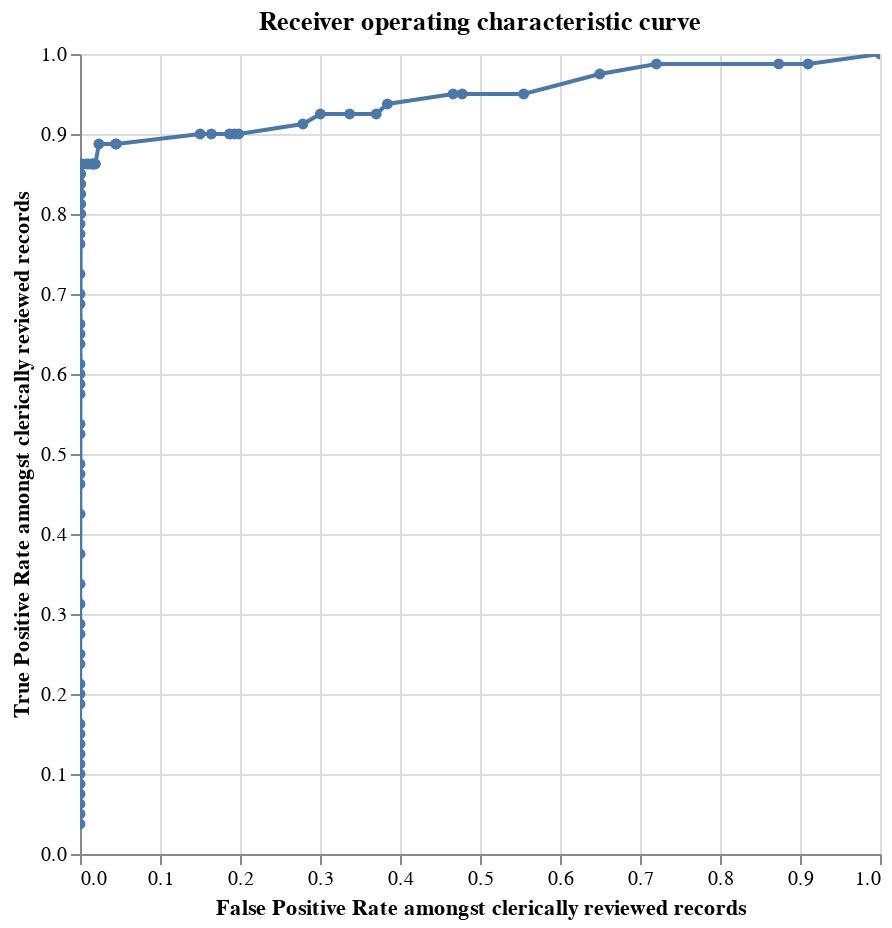

The code cell stored with this chart in its notebook:
### Markdown cell above
Then to produce the chart:

### Code cell
linker.con.register("labels", df_labels)

c = linker.roc_from_labels("labels")

### Figure 1 — Vega-Lite specification as saved in the notebook (floating-point values rounded to 4 significant figures)
{"$schema": "https://vega.github.io/schema/vega-lite/v4.8.1.json", "title": "Receiver operating characteristic curve", "height": 400, "width": 400, "data": {"values": [{"truth_threshold": -11.81, "row_count": 1225.0, "P": 80.0, "N": 1145.0, "TP": 80.0, "TN": 0.0, "FP": 1145.0, "FN": 0.0, "P_rate": 0.0, "N_rate": 0.9347, "TP_rate": 1.0, "TN_rate": 0.0, "FP_rate": 1.0, "FN_rate": 0.0, "precision": 0.06531, "recall": 1.0}, {"truth_threshold": -10.95, "row_count": 1225.0, "P": 80.0, "N": 1145.0, "TP": 79.0, "TN": 103.0, "FP": 1042.0, "FN": 1.0, "P_rate": 0.0, "N_rate": 0.9347, "TP_rate": 0.9875, "TN_rate": 0.08996, "FP_rate": 0.91, "FN_rate": 0.0125, "precision": 0.07047, "recall": 0.9875}, {"truth_threshold": -10.6, "row_count": 1225.0, "P": 80.0, "N": 1145.0, "TP": 79.0, "TN": 145.0, "FP": 1000.0, "FN": 1.0, "P_rate": 0.0, "N_rate": 0.9347, "TP_rate": 0.9875, "TN_rate": 0.1266, "FP_rate": 0.8734, "FN_rate": 0.0125, "precision": 0.07322, "recall": 0.9875}, {"truth_threshold": -10.52, "row_count": 1225.0, "P": 80.0, "N": 1145.0, "TP": 79.0, "TN": 320.0, "FP": 825.0, "FN": 1.0, "P_rate": 0.0, "N_rate": 0.9347, "TP_rate": 0.9875, "TN_rate": 0.2795, "FP_rate": 0.7205, "FN_rate": 0.0125, "precision": 0.08739, "recall": 0.9875}, {"truth_threshold": -9.736, "row_count": 1225.0, "P": 80.0, "N": 1145.0, "TP": 78.0, "TN": 401.0, "FP": 744.0, "FN": 2.0, "P_rate": 0.0, "N_rate": 0.9347, "TP_rate": 0.975, "TN_rate": 0.3502, "FP_rate": 0.6498, "FN_rate": 0.025, "precision": 0.09489, "recall": 0.975}, {"truth_threshold": -9.662, "row_count": 1225.0, "P": 80.0, "N": 1145.0, "TP": 76.0, "TN": 510.0, "FP": 635.0, "FN": 4.0, "P_rate": 0.0, "N_rate": 0.9347, "TP_rate": 0.95, "TN_rate": 0.4454, "FP_rate": 0.5546, "FN_rate": 0.05, "precision": 0.1069, "recall": 0.95}, {"truth_threshold": -9.658, "row_count": 1225.0, "P": 80.0, "N": 1145.0, "TP": 76.0, "TN": 598.0, "FP": 547.0, "FN": 4.0, "P_rate": 0.0, "N_rate": 0.9347, "TP_rate": 0.95, "TN_rate": 0.5223, "FP_rate": 0.4777, "FN_rate": 0.05, "precision": 0.122, "recall": 0.95}, {"truth_threshold": -9.307, "row_count": 1225.0, "P": 80.0, "N": 1145.0, "TP": 76.0, "TN": 611.0, "FP": 534.0, "FN": 4.0, "P_rate": 0.0, "N_rate": 0.9347, "TP_rate": 0.95, "TN_rate": 0.5336, "FP_rate": 0.4664, "FN_rate": 0.05, "precision": 0.1246, "recall": 0.95}, {"truth_threshold": -9.12, "row_count": 1225.0, "P": 80.0, "N": 1145.0, "TP": 75.0, "TN": 705.0, "FP": 440.0, "FN": 5.0, "P_rate": 0.0, "N_rate": 0.9347, "TP_rate": 0.9375, "TN_rate": 0.6157, "FP_rate": 0.3843, "FN_rate": 0.0625, "precision": 0.1456, "recall": 0.9375}, {"truth_threshold": -8.802, "row_count": 1225.0, "P": 80.0, "N": 1145.0, "TP": 74.0, "TN": 721.0, "FP": 424.0, "FN": 6.0, "P_rate": 0.0, "N_rate": 0.9347, "TP_rate": 0.925, "TN_rate": 0.6297, "FP_rate": 0.3703, "FN_rate": 0.075, "precision": 0.1486, "recall": 0.925}, {"truth_threshold": -8.451, "row_count": 1225.0, "P": 80.0, "N": 1145.0, "TP": 74.0, "TN": 759.0, "FP": 386.0, "FN": 6.0, "P_rate": 0.0, "N_rate": 0.9347, "TP_rate": 0.925, "TN_rate": 0.6629, "FP_rate": 0.3371, "FN_rate": 0.075, "precision": 0.1609, "recall": 0.925}, {"truth_threshold": -8.447, "row_count": 1225.0, "P": 80.0, "N": 1145.0, "TP": 74.0, "TN": 801.0, "FP": 344.0, "FN": 6.0, "P_rate": 0.0, "N_rate": 0.9347, "TP_rate": 0.925, "TN_rate": 0.6996, "FP_rate": 0.3004, "FN_rate": 0.075, "precision": 0.177, "recall": 0.925}, {"truth_threshold": -8.373, "row_count": 1225.0, "P": 80.0, "N": 1145.0, "TP": 73.0, "TN": 826.0, "FP": 319.0, "FN": 7.0, "P_rate": 0.0, "N_rate": 0.9347, "TP_rate": 0.9125, "TN_rate": 0.7214, "FP_rate": 0.2786, "FN_rate": 0.0875, "precision": 0.1862, "recall": 0.9125}, {"truth_threshold": -8.26, "row_count": 1225.0, "P": 80.0, "N": 1145.0, "TP": 72.0, "TN": 918.0, "FP": 227.0, "FN": 8.0, "P_rate": 0.0, "N_rate": 0.9347, "TP_rate": 0.9, "TN_rate": 0.8017, "FP_rate": 0.1983, "FN_rate": 0.1, "precision": 0.2408, "recall": 0.9}, {"truth_threshold": -7.832, "row_count": 1225.0, "P": 80.0, "N": 1145.0, "TP": 72.0, "TN": 924.0, "FP": 221.0, "FN": 8.0, "P_rate": 0.0, "N_rate": 0.9347, "TP_rate": 0.9, "TN_rate": 0.807, "FP_rate": 0.193, "FN_rate": 0.1, "precision": 0.2457, "recall": 0.9}, {"truth_threshold": -7.591, "row_count": 1225.0, "P": 80.0, "N": 1145.0, "TP": 72.0, "TN": 931.0, "FP": 214.0, "FN": 8.0, "P_rate": 0.0, "N_rate": 0.9347, "TP_rate": 0.9, "TN_rate": 0.8131, "FP_rate": 0.1869, "FN_rate": 0.1, "precision": 0.2517, "recall": 0.9}, {"truth_threshold": -7.513, "row_count": 1225.0, "P": 80.0, "N": 1145.0, "TP": 72.0, "TN": 957.0, "FP": 188.0, "FN": 8.0, "P_rate": 0.0, "N_rate": 0.9347, "TP_rate": 0.9, "TN_rate": 0.8358, "FP_rate": 0.1642, "FN_rate": 0.1, "precision": 0.2769, "recall": 0.9}, {"truth_threshold": -7.162, "row_count": 1225.0, "P": 80.0, "N": 1145.0, "TP": 72.0, "TN": 973.0, "FP": 172.0, "FN": 8.0, "P_rate": 0.0, "N_rate": 0.9347, "TP_rate": 0.9, "TN_rate": 0.8498, "FP_rate": 0.1502, "FN_rate": 0.1, "precision": 0.2951, "recall": 0.9}, {"truth_threshold": -6.972, "row_count": 1225.0, "P": 80.0, "N": 1145.0, "TP": 71.0, "TN": 1093.0, "FP": 52.0, "FN": 9.0, "P_rate": 0.0, "N_rate": 0.9347, "TP_rate": 0.8875, "TN_rate": 0.9546, "FP_rate": 0.04541, "FN_rate": 0.1125, "precision": 0.5772, "recall": 0.8875}, {"truth_threshold": -6.302, "row_count": 1225.0, "P": 80.0, "N": 1145.0, "TP": 71.0, "TN": 1094.0, "FP": 51.0, "FN": 9.0, "P_rate": 0.0, "N_rate": 0.9347, "TP_rate": 0.8875, "TN_rate": 0.9555, "FP_rate": 0.04454, "FN_rate": 0.1125, "precision": 0.582, "recall": 0.8875}, {"truth_threshold": -5.686, "row_count": 1225.0, "P": 80.0, "N": 1145.0, "TP": 71.0, "TN": 1118.0, "FP": 27.0, "FN": 9.0, "P_rate": 0.0, "N_rate": 0.9347, "TP_rate": 0.8875, "TN_rate": 0.9764, "FP_rate": 0.02358, "FN_rate": 0.1125, "precision": 0.7245, "recall": 0.8875}, {"truth_threshold": -4.9, "row_count": 1225.0, "P": 80.0, "N": 1145.0, "TP": 69.0, "TN": 1123.0, "FP": 22.0, "FN": 11.0, "P_rate": 0.0, "N_rate": 0.9347, "TP_rate": 0.8625, "TN_rate": 0.9808, "FP_rate": 0.01921, "FN_rate": 0.1375, "precision": 0.7582, "recall": 0.8625}, {"truth_threshold": -4.826, "row_count": 1225.0, "P": 80.0, "N": 1145.0, "TP": 69.0, "TN": 1126.0, "FP": 19.0, "FN": 11.0, "P_rate": 0.0, "N_rate": 0.9347, "TP_rate": 0.8625, "TN_rate": 0.9834, "FP_rate": 0.01659, "FN_rate": 0.1375, "precision": 0.7841, "recall": 0.8625}, {"truth_threshold": -4.04, "row_count": 1225.0, "P": 80.0, "N": 1145.0, "TP": 69.0, "TN": 1127.0, "FP": 18.0, "FN": 11.0, "P_rate": 0.0, "N_rate": 0.9347, "TP_rate": 0.8625, "TN_rate": 0.9843, "FP_rate": 0.01572, "FN_rate": 0.1375, "precision": 0.7931, "recall": 0.8625}, {"truth_threshold": -3.689, "row_count": 1225.0, "P": 80.0, "N": 1145.0, "TP": 69.0, "TN": 1128.0, "FP": 17.0, "FN": 11.0, "P_rate": 0.0, "N_rate": 0.9347, "TP_rate": 0.8625, "TN_rate": 0.9852, "FP_rate": 0.01485, "FN_rate": 0.1375, "precision": 0.8023, "recall": 0.8625}, {"truth_threshold": -2.71, "row_count": 1225.0, "P": 80.0, "N": 1145.0, "TP": 69.0, "TN": 1133.0, "FP": 12.0, "FN": 11.0, "P_rate": 0.0, "N_rate": 0.9347, "TP_rate": 0.8625, "TN_rate": 0.9895, "FP_rate": 0.01048, "FN_rate": 0.1375, "precision": 0.8519, "recall": 0.8625}, {"truth_threshold": -2.4, "row_count": 1225.0, "P": 80.0, "N": 1145.0, "TP": 69.0, "TN": 1136.0, "FP": 9.0, "FN": 11.0, "P_rate": 0.0, "N_rate": 0.9347, "TP_rate": 0.8625, "TN_rate": 0.9921, "FP_rate": 0.00786, "FN_rate": 0.1375, "precision": 0.8846, "recall": 0.8625}, {"truth_threshold": -2.213, "row_count": 1225.0, "P": 80.0, "N": 1145.0, "TP": 69.0, "TN": 1142.0, "FP": 3.0, "FN": 11.0, "P_rate": 0.0, "N_rate": 0.9347, "TP_rate": 0.8625, "TN_rate": 0.9974, "FP_rate": 0.00262, "FN_rate": 0.1375, "precision": 0.9583, "recall": 0.8625}, {"truth_threshold": -2.011, "row_count": 1225.0, "P": 80.0, "N": 1145.0, "TP": 69.0, "TN": 1144.0, "FP": 1.0, "FN": 11.0, "P_rate": 0.0, "N_rate": 0.9347, "TP_rate": 0.8625, "TN_rate": 0.9991, "FP_rate": 0.0008734, "FN_rate": 0.1375, "precision": 0.9857, "recall": 0.8625}, {"truth_threshold": -1.933, "row_count": 1225.0, "P": 80.0, "N": 1145.0, "TP": 68.0, "TN": 1144.0, "FP": 1.0, "FN": 12.0, "P_rate": 0.0, "N_rate": 0.9347, "TP_rate": 0.85, "TN_rate": 0.9991, "FP_rate": 0.0008734, "FN_rate": 0.15, "precision": 0.9855, "recall": 0.85}, {"truth_threshold": -1.873, "row_count": 1225.0, "P": 80.0, "N": 1145.0, "TP": 67.0, "TN": 1144.0, "FP": 1.0, "FN": 13.0, "P_rate": 0.0, "N_rate": 0.9347, "TP_rate": 0.8375, "TN_rate": 0.9991, "FP_rate": 0.0008734, "FN_rate": 0.1625, "precision": 0.9853, "recall": 0.8375}, {"truth_threshold": -1.796, "row_count": 1225.0, "P": 80.0, "N": 1145.0, "TP": 66.0, "TN": 1144.0, "FP": 1.0, "FN": 14.0, "P_rate": 0.0, "N_rate": 0.9347, "TP_rate": 0.825, "TN_rate": 0.9991, "FP_rate": 0.0008734, "FN_rate": 0.175, "precision": 0.9851, "recall": 0.825}, {"truth_threshold": -1.54, "row_count": 1225.0, "P": 80.0, "N": 1145.0, "TP": 65.0, "TN": 1144.0, "FP": 1.0, "FN": 15.0, "P_rate": 0.0, "N_rate": 0.9347, "TP_rate": 0.8125, "TN_rate": 0.9991, "FP_rate": 0.0008734, "FN_rate": 0.1875, "precision": 0.9848, "recall": 0.8125}, {"truth_threshold": -1.422, "row_count": 1225.0, "P": 80.0, "N": 1145.0, "TP": 64.0, "TN": 1144.0, "FP": 1.0, "FN": 16.0, "P_rate": 0.0, "N_rate": 0.9347, "TP_rate": 0.8, "TN_rate": 0.9991, "FP_rate": 0.0008734, "FN_rate": 0.2, "precision": 0.9846, "recall": 0.8}, {"truth_threshold": -1.233, "row_count": 1225.0, "P": 80.0, "N": 1145.0, "TP": 64.0, "TN": 1145.0, "FP": 0.0, "FN": 16.0, "P_rate": 0.0, "N_rate": 0.9347, "TP_rate": 0.8, "TN_rate": 1.0, "FP_rate": 0.0, "FN_rate": 0.2, "precision": 1.0, "recall": 0.8}, {"truth_threshold": -1.151, "row_count": 1225.0, "P": 80.0, "N": 1145.0, "TP": 63.0, "TN": 1145.0, "FP": 0.0, "FN": 17.0, "P_rate": 0.0, "N_rate": 0.9347, "TP_rate": 0.7875, "TN_rate": 1.0, "FP_rate": 0.0, "FN_rate": 0.2125, "precision": 1.0, "recall": 0.7875}, {"truth_threshold": -1.073, "row_count": 1225.0, "P": 80.0, "N": 1145.0, "TP": 62.0, "TN": 1145.0, "FP": 0.0, "FN": 18.0, "P_rate": 0.0, "N_rate": 0.9347, "TP_rate": 0.775, "TN_rate": 1.0, "FP_rate": 0.0, "FN_rate": 0.225, "precision": 1.0, "recall": 0.775}, {"truth_threshold": -1.013, "row_count": 1225.0, "P": 80.0, "N": 1145.0, "TP": 61.0, "TN": 1145.0, "FP": 0.0, "FN": 19.0, "P_rate": 0.0, "N_rate": 0.9347, "TP_rate": 0.7625, "TN_rate": 1.0, "FP_rate": 0.0, "FN_rate": 0.2375, "precision": 1.0, "recall": 0.7625}, {"truth_threshold": -0.7221, "row_count": 1225.0, "P": 80.0, "N": 1145.0, "TP": 58.0, "TN": 1145.0, "FP": 0.0, "FN": 22.0, "P_rate": 0.0, "N_rate": 0.9347, "TP_rate": 0.725, "TN_rate": 1.0, "FP_rate": 0.0, "FN_rate": 0.275, "precision": 1.0, "recall": 0.725}, {"truth_threshold": -0.07917, "row_count": 1225.0, "P": 80.0, "N": 1145.0, "TP": 56.0, "TN": 1145.0, "FP": 0.0, "FN": 24.0, "P_rate": 0.0, "N_rate": 0.9347, "TP_rate": 0.7, "TN_rate": 1.0, "FP_rate": 0.0, "FN_rate": 0.3, "precision": 1.0, "recall": 0.7}, {"truth_threshold": 0.2274, "row_count": 1225.0, "P": 80.0, "N": 1145.0, "TP": 55.0, "TN": 1145.0, "FP": 0.0, "FN": 25.0, "P_rate": 0.0, "N_rate": 0.9347, "TP_rate": 0.6875, "TN_rate": 1.0, "FP_rate": 0.0, "FN_rate": 0.3125, "precision": 1.0, "recall": 0.6875}, {"truth_threshold": 0.2432, "row_count": 1225.0, "P": 80.0, "N": 1145.0, "TP": 53.0, "TN": 1145.0, "FP": 0.0, "FN": 27.0, "P_rate": 0.0, "N_rate": 0.9347, "TP_rate": 0.6625, "TN_rate": 1.0, "FP_rate": 0.0, "FN_rate": 0.3375, "precision": 1.0, "recall": 0.6625}, {"truth_threshold": 0.3251, "row_count": 1225.0, "P": 80.0, "N": 1145.0, "TP": 52.0, "TN": 1145.0, "FP": 0.0, "FN": 28.0, "P_rate": 0.0, "N_rate": 0.9347, "TP_rate": 0.65, "TN_rate": 1.0, "FP_rate": 0.0, "FN_rate": 0.35, "precision": 1.0, "recall": 0.65}, {"truth_threshold": 0.3494, "row_count": 1225.0, "P": 80.0, "N": 1145.0, "TP": 51.0, "TN": 1145.0, "FP": 0.0, "FN": 29.0, "P_rate": 0.0, "N_rate": 0.9347, "TP_rate": 0.6375, "TN_rate": 1.0, "FP_rate": 0.0, "FN_rate": 0.3625, "precision": 1.0, "recall": 0.6375}, {"truth_threshold": 1.56, "row_count": 1225.0, "P": 80.0, "N": 1145.0, "TP": 49.0, "TN": 1145.0, "FP": 0.0, "FN": 31.0, "P_rate": 0.0, "N_rate": 0.9347, "TP_rate": 0.6125, "TN_rate": 1.0, "FP_rate": 0.0, "FN_rate": 0.3875, "precision": 1.0, "recall": 0.6125}, {"truth_threshold": 1.703, "row_count": 1225.0, "P": 80.0, "N": 1145.0, "TP": 48.0, "TN": 1145.0, "FP": 0.0, "FN": 32.0, "P_rate": 0.0, "N_rate": 0.9347, "TP_rate": 0.6, "TN_rate": 1.0, "FP_rate": 0.0, "FN_rate": 0.4, "precision": 1.0, "recall": 0.6}, {"truth_threshold": 2.42, "row_count": 1225.0, "P": 80.0, "N": 1145.0, "TP": 47.0, "TN": 1145.0, "FP": 0.0, "FN": 33.0, "P_rate": 0.0, "N_rate": 0.9347, "TP_rate": 0.5875, "TN_rate": 1.0, "FP_rate": 0.0, "FN_rate": 0.4125, "precision": 1.0, "recall": 0.5875}, {"truth_threshold": 5.456, "row_count": 1225.0, "P": 80.0, "N": 1145.0, "TP": 46.0, "TN": 1145.0, "FP": 0.0, "FN": 34.0, "P_rate": 0.0, "N_rate": 0.9347, "TP_rate": 0.575, "TN_rate": 1.0, "FP_rate": 0.0, "FN_rate": 0.425, "precision": 1.0, "recall": 0.575}, {"truth_threshold": 6.012, "row_count": 1225.0, "P": 80.0, "N": 1145.0, "TP": 43.0, "TN": 1145.0, "FP": 0.0, "FN": 37.0, "P_rate": 0.0, "N_rate": 0.9347, "TP_rate": 0.5375, "TN_rate": 1.0, "FP_rate": 0.0, "FN_rate": 0.4625, "precision": 1.0, "recall": 0.5375}, {"truth_threshold": 6.142, "row_count": 1225.0, "P": 80.0, "N": 1145.0, "TP": 42.0, "TN": 1145.0, "FP": 0.0, "FN": 38.0, "P_rate": 0.0, "N_rate": 0.9347, "TP_rate": 0.525, "TN_rate": 1.0, "FP_rate": 0.0, "FN_rate": 0.475, "precision": 1.0, "recall": 0.525}, {"truth_threshold": 6.157, "row_count": 1225.0, "P": 80.0, "N": 1145.0, "TP": 39.0, "TN": 1145.0, "FP": 0.0, "FN": 41.0, "P_rate": 0.0, "N_rate": 0.9347, "TP_rate": 0.4875, "TN_rate": 1.0, "FP_rate": 0.0, "FN_rate": 0.5125, "precision": 1.0, "recall": 0.4875}, {"truth_threshold": 6.45, "row_count": 1225.0, "P": 80.0, "N": 1145.0, "TP": 38.0, "TN": 1145.0, "FP": 0.0, "FN": 42.0, "P_rate": 0.0, "N_rate": 0.9347, "TP_rate": 0.475, "TN_rate": 1.0, "FP_rate": 0.0, "FN_rate": 0.525, "precision": 1.0, "recall": 0.475}, {"truth_threshold": 6.667, "row_count": 1225.0, "P": 80.0, "N": 1145.0, "TP": 37.0, "TN": 1145.0, "FP": 0.0, "FN": 43.0, "P_rate": 0.0, "N_rate": 0.9347, "TP_rate": 0.4625, "TN_rate": 1.0, "FP_rate": 0.0, "FN_rate": 0.5375, "precision": 1.0, "recall": 0.4625}, {"truth_threshold": 7.002, "row_count": 1225.0, "P": 80.0, "N": 1145.0, "TP": 34.0, "TN": 1145.0, "FP": 0.0, "FN": 46.0, "P_rate": 0.0, "N_rate": 0.9347, "TP_rate": 0.425, "TN_rate": 1.0, "FP_rate": 0.0, "FN_rate": 0.575, "precision": 1.0, "recall": 0.425}, {"truth_threshold": 7.301, "row_count": 1225.0, "P": 80.0, "N": 1145.0, "TP": 30.0, "TN": 1145.0, "FP": 0.0, "FN": 50.0, "P_rate": 0.0, "N_rate": 0.9347, "TP_rate": 0.375, "TN_rate": 1.0, "FP_rate": 0.0, "FN_rate": 0.625, "precision": 1.0, "recall": 0.375}, {"truth_threshold": 7.49, "row_count": 1225.0, "P": 80.0, "N": 1145.0, "TP": 27.0, "TN": 1145.0, "FP": 0.0, "FN": 53.0, "P_rate": 0.0, "N_rate": 0.9347, "TP_rate": 0.3375, "TN_rate": 1.0, "FP_rate": 0.0, "FN_rate": 0.6625, "precision": 1.0, "recall": 0.3375}, {"truth_threshold": 7.739, "row_count": 1225.0, "P": 80.0, "N": 1145.0, "TP": 25.0, "TN": 1145.0, "FP": 0.0, "FN": 55.0, "P_rate": 0.0, "N_rate": 0.9347, "TP_rate": 0.3125, "TN_rate": 1.0, "FP_rate": 0.0, "FN_rate": 0.6875, "precision": 1.0, "recall": 0.3125}, {"truth_threshold": 8.0, "row_count": 1225.0, "P": 80.0, "N": 1145.0, "TP": 23.0, "TN": 1145.0, "FP": 0.0, "FN": 57.0, "P_rate": 0.0, "N_rate": 0.9347, "TP_rate": 0.2875, "TN_rate": 1.0, "FP_rate": 0.0, "FN_rate": 0.7125, "precision": 1.0, "recall": 0.2875}, {"truth_threshold": 8.213, "row_count": 1225.0, "P": 80.0, "N": 1145.0, "TP": 22.0, "TN": 1145.0, "FP": 0.0, "FN": 58.0, "P_rate": 0.0, "N_rate": 0.9347, "TP_rate": 0.275, "TN_rate": 1.0, "FP_rate": 0.0, "FN_rate": 0.725, "precision": 1.0, "recall": 0.275}, {"truth_threshold": 8.302, "row_count": 1225.0, "P": 80.0, "N": 1145.0, "TP": 20.0, "TN": 1145.0, "FP": 0.0, "FN": 60.0, "P_rate": 0.0, "N_rate": 0.9347, "TP_rate": 0.25, "TN_rate": 1.0, "FP_rate": 0.0, "FN_rate": 0.75, "precision": 1.0, "recall": 0.25}, {"truth_threshold": 8.95, "row_count": 1225.0, "P": 80.0, "N": 1145.0, "TP": 19.0, "TN": 1145.0, "FP": 0.0, "FN": 61.0, "P_rate": 0.0, "N_rate": 0.9347, "TP_rate": 0.2375, "TN_rate": 1.0, "FP_rate": 0.0, "FN_rate": 0.7625, "precision": 1.0, "recall": 0.2375}, {"truth_threshold": 9.635, "row_count": 1225.0, "P": 80.0, "N": 1145.0, "TP": 17.0, "TN": 1145.0, "FP": 0.0, "FN": 63.0, "P_rate": 0.0, "N_rate": 0.9347, "TP_rate": 0.2125, "TN_rate": 1.0, "FP_rate": 0.0, "FN_rate": 0.7875, "precision": 1.0, "recall": 0.2125}, {"truth_threshold": 10.5, "row_count": 1225.0, "P": 80.0, "N": 1145.0, "TP": 16.0, "TN": 1145.0, "FP": 0.0, "FN": 64.0, "P_rate": 0.0, "N_rate": 0.9347, "TP_rate": 0.2, "TN_rate": 1.0, "FP_rate": 0.0, "FN_rate": 0.8, "precision": 1.0, "recall": 0.2}, {"truth_threshold": 12.89, "row_count": 1225.0, "P": 80.0, "N": 1145.0, "TP": 15.0, "TN": 1145.0, "FP": 0.0, "FN": 65.0, "P_rate": 0.0, "N_rate": 0.9347, "TP_rate": 0.1875, "TN_rate": 1.0, "FP_rate": 0.0, "FN_rate": 0.8125, "precision": 1.0, "recall": 0.1875}, {"truth_threshold": 13.4, "row_count": 1225.0, "P": 80.0, "N": 1145.0, "TP": 13.0, "TN": 1145.0, "FP": 0.0, "FN": 67.0, "P_rate": 0.0, "N_rate": 0.9347, "TP_rate": 0.1625, "TN_rate": 1.0, "FP_rate": 0.0, "FN_rate": 0.8375, "precision": 1.0, "recall": 0.1625}, {"truth_threshold": 14.1, "row_count": 1225.0, "P": 80.0, "N": 1145.0, "TP": 12.0, "TN": 1145.0, "FP": 0.0, "FN": 68.0, "P_rate": 0.0, "N_rate": 0.9347, "TP_rate": 0.15, "TN_rate": 1.0, "FP_rate": 0.0, "FN_rate": 0.85, "precision": 1.0, "recall": 0.15}, {"truth_threshold": 14.18, "row_count": 1225.0, "P": 80.0, "N": 1145.0, "TP": 11.0, "TN": 1145.0, "FP": 0.0, "FN": 69.0, "P_rate": 0.0, "N_rate": 0.9347, "TP_rate": 0.1375, "TN_rate": 1.0, "FP_rate": 0.0, "FN_rate": 0.8625, "precision": 1.0, "recall": 0.1375}, {"truth_threshold": 14.74, "row_count": 1225.0, "P": 80.0, "N": 1145.0, "TP": 10.0, "TN": 1145.0, "FP": 0.0, "FN": 70.0, "P_rate": 0.0, "N_rate": 0.9347, "TP_rate": 0.125, "TN_rate": 1.0, "FP_rate": 0.0, "FN_rate": 0.875, "precision": 1.0, "recall": 0.125}, {"truth_threshold": 15.38, "row_count": 1225.0, "P": 80.0, "N": 1145.0, "TP": 9.0, "TN": 1145.0, "FP": 0.0, "FN": 71.0, "P_rate": 0.0, "N_rate": 0.9347, "TP_rate": 0.1125, "TN_rate": 1.0, "FP_rate": 0.0, "FN_rate": 0.8875, "precision": 1.0, "recall": 0.1125}, {"truth_threshold": 15.39, "row_count": 1225.0, "P": 80.0, "N": 1145.0, "TP": 8.0, "TN": 1145.0, "FP": 0.0, "FN": 72.0, "P_rate": 0.0, "N_rate": 0.9347, "TP_rate": 0.1, "TN_rate": 1.0, "FP_rate": 0.0, "FN_rate": 0.9, "precision": 1.0, "recall": 0.1}, {"truth_threshold": 15.58, "row_count": 1225.0, "P": 80.0, "N": 1145.0, "TP": 7.0, "TN": 1145.0, "FP": 0.0, "FN": 73.0, "P_rate": 0.0, "N_rate": 0.9347, "TP_rate": 0.0875, "TN_rate": 1.0, "FP_rate": 0.0, "FN_rate": 0.9125, "precision": 1.0, "recall": 0.0875}, {"truth_threshold": 15.6, "row_count": 1225.0, "P": 80.0, "N": 1145.0, "TP": 6.0, "TN": 1145.0, "FP": 0.0, "FN": 74.0, "P_rate": 0.0, "N_rate": 0.9347, "TP_rate": 0.075, "TN_rate": 1.0, "FP_rate": 0.0, "FN_rate": 0.925, "precision": 1.0, "recall": 0.075}, {"truth_threshold": 17.02, "row_count": 1225.0, "P": 80.0, "N": 1145.0, "TP": 5.0, "TN": 1145.0, "FP": 0.0, "FN": 75.0, "P_rate": 0.0, "N_rate": 0.9347, "TP_rate": 0.0625, "TN_rate": 1.0, "FP_rate": 0.0, "FN_rate": 0.9375, "precision": 1.0, "recall": 0.0625}, {"truth_threshold": 23.46, "row_count": 1225.0, "P": 80.0, "N": 1145.0, "TP": 4.0, "TN": 1145.0, "FP": 0.0, "FN": 76.0, "P_rate": 0.0, "N_rate": 0.9347, "TP_rate": 0.05, "TN_rate": 1.0, "FP_rate": 0.0, "FN_rate": 0.95, "precision": 1.0, "recall": 0.05}, {"truth_threshold": 27.05, "row_count": 1225.0, "P": 80.0, "N": 1145.0, "TP": 3.0, "TN": 1145.0, "FP": 0.0, "FN": 77.0, "P_rate": 0.0, "N_rate": 0.9347, "TP_rate": 0.0375, "TN_rate": 1.0, "FP_rate": 0.0, "FN_rate": 0.9625, "precision": 1.0, "recall": 0.0375}]}, "mark": {"type": "line", "clip": true, "point": true}, "encoding": {"tooltip": [{"type": "quantitative", "field": "truth_threshold", "format": ".4f"}, {"type": "quantitative", "field": "FP_rate", "format": ".4f"}, {"type": "quantitative", "field": "TP_rate", "format": ".4f"}, {"type": "quantitative", "field": "TP", "format": ",.0f"}, {"type": "quantitative", "field": "TN", "format": ",.0f"}, {"type": "quantitative", "field": "FP", "format": ",.0f"}, {"type": "quantitative", "field": "FN", "format": ",.0f"}, {"type": "quantitative", "field": "precision", "format": ".4f"}, {"type": "quantitative", "field": "recall", "format": ".4f"}], "x": {"type": "quantitative", "field": "FP_rate", "sort": ["truth_threshold"], "title": "False Positive Rate amongst clerically reviewed records"}, "y": {"type": "quantitative", "field": "TP_rate", "sort": ["truth_threshold"], "title": "True Positive Rate amongst clerically reviewed records"}}, "selection": {"selector076": {"type": "interval", "bind": "scales", "encodings": ["x"]}}}
